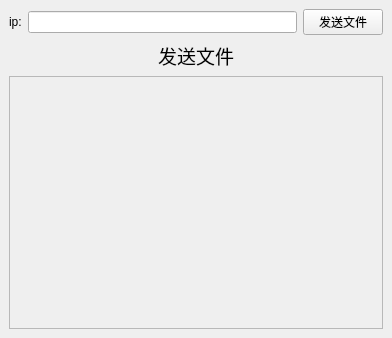
<?xml version="1.0" encoding="UTF-8"?>
<ui version="4.0">
 <class>SendFile</class>
 <widget class="QMainWindow" name="SendFile">
  <property name="geometry">
   <rect>
    <x>0</x>
    <y>0</y>
    <width>392</width>
    <height>338</height>
   </rect>
  </property>
  <property name="windowTitle">
   <string>MainWindow</string>
  </property>
  <widget class="QWidget" name="centralwidget">
   <layout class="QVBoxLayout" name="verticalLayout">
    <item>
     <layout class="QHBoxLayout" name="horizontalLayout">
      <item>
       <widget class="QLabel" name="label_2">
        <property name="text">
         <string>ip:</string>
        </property>
       </widget>
      </item>
      <item>
       <widget class="QLineEdit" name="lineEdit">
        <property name="readOnly">
         <bool>true</bool>
        </property>
       </widget>
      </item>
      <item>
       <widget class="QPushButton" name="pushButton">
        <property name="text">
         <string>发送文件</string>
        </property>
       </widget>
      </item>
     </layout>
    </item>
    <item>
     <widget class="QLabel" name="label">
      <property name="font">
       <font>
        <pointsize>14</pointsize>
       </font>
      </property>
      <property name="text">
       <string>发送文件</string>
      </property>
      <property name="alignment">
       <set>Qt::AlignCenter</set>
      </property>
     </widget>
    </item>
    <item>
     <widget class="QScrollArea" name="scrollArea">
      <property name="widgetResizable">
       <bool>true</bool>
      </property>
      <widget class="QWidget" name="scrollAreaWidgetContents">
       <property name="geometry">
        <rect>
         <x>0</x>
         <y>0</y>
         <width>372</width>
         <height>246</height>
        </rect>
       </property>
       <layout class="QVBoxLayout" name="verticalLayout_3">
        <item>
         <layout class="QVBoxLayout" name="verticalLayout_2"/>
        </item>
        <item>
         <spacer name="verticalSpacer">
          <property name="orientation">
           <enum>Qt::Vertical</enum>
          </property>
          <property name="sizeHint" stdset="0">
           <size>
            <width>20</width>
            <height>276</height>
           </size>
          </property>
         </spacer>
        </item>
       </layout>
      </widget>
     </widget>
    </item>
   </layout>
  </widget>
 </widget>
 <resources/>
 <connections/>
</ui>
